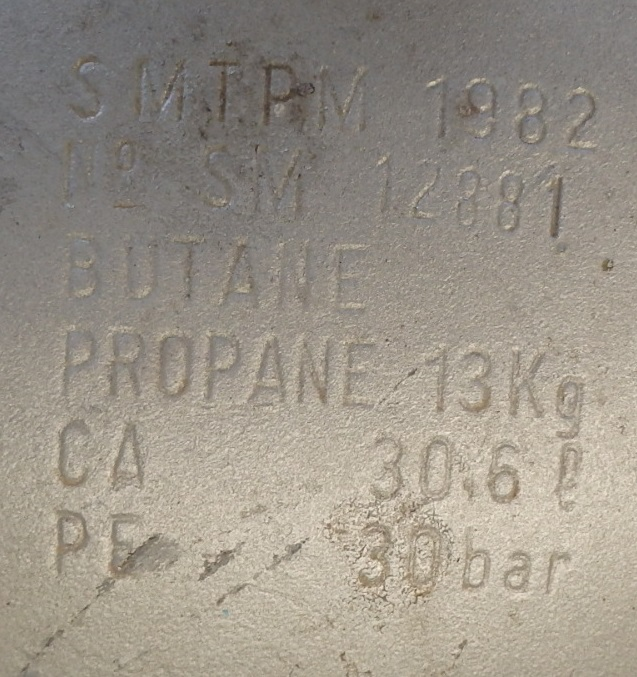
#> input picture test/ocr/P6240640.JPG, 637 x 677 px, found by its file name
$ jupyter execute --allow-errors teseract.ipynb
#> lines starting #> are read from the running program, lines starting #| are printed output that depends on the picture; after the words box and inside, x2 and y2 are one past the last pixel; in counts of white or black regions, pixels touching at a corner belong together
[cell 1]
import cv2
import pytesseract
from PIL import Image

def preprocess_image(image_path):
    img = cv2.imread(image_path)
#> img is the input picture: shape (677, 637, 3); mean B, G, R 136.4, 147.4, 154.5
    gray_img = cv2.cvtColor(img, cv2.COLOR_BGR2GRAY) #grayscale
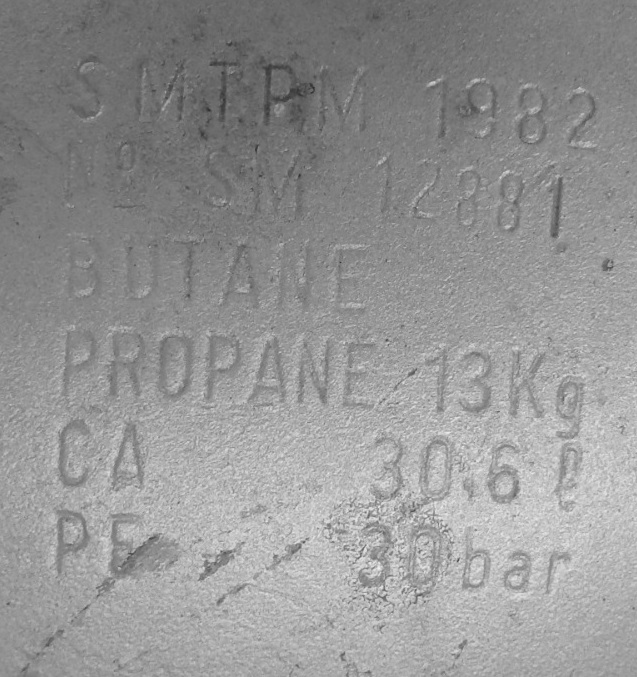
#> gray_img: shape (677, 637); min 46, max 241, mean 148.3
    _, thresh_img = cv2.threshold(gray_img, 128, 255, cv2.THRESH_BINARY | cv2.THRESH_OTSU)
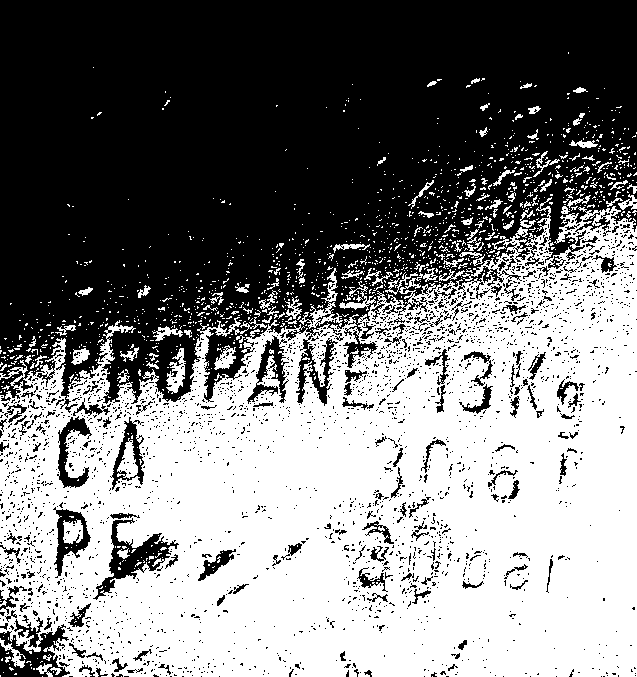
#> thresh_img: shape (677, 637); 49.4% white; 1366 white regions (1258 under 20 px), largest, box (x1, y1, x2, y2) and area: (0, 197, 637, 677) 200586, (299, 268, 343, 329) 570, (166, 348, 186, 394) 450
    kernel = cv2.getStructuringElement(cv2.MORPH_RECT, (3, 3))
    dilated_img = cv2.dilate(thresh_img, kernel, iterations=1)
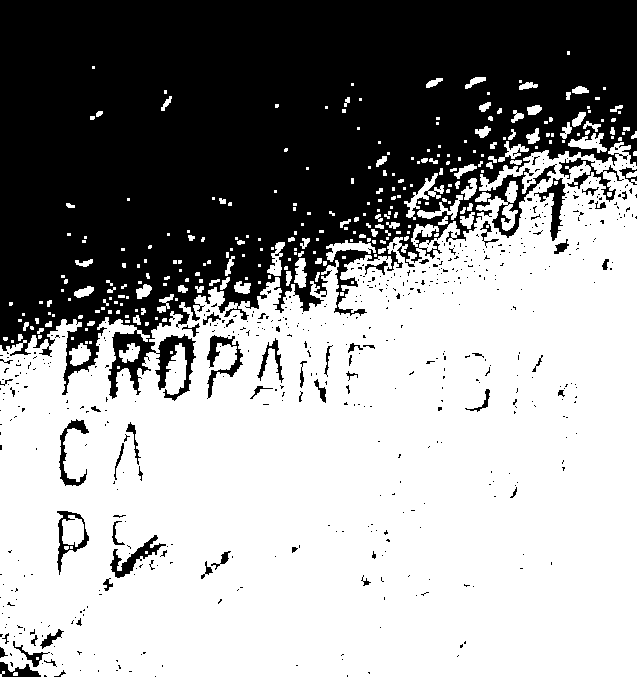
#> dilated_img: shape (677, 637); 60.3% white; 570 black regions (510 under 20 px), largest, box (x1, y1, x2, y2) and area: (0, 0, 637, 401) 162403, (207, 335, 243, 399) 671, (110, 535, 166, 578) 647

    return dilated_img

[cell 2]
def recognize_text(image):
    pil_img = Image.fromarray(cv2.cvtColor(image, cv2.COLOR_BGR2RGB))
    text = pytesseract.image_to_string(pil_img)

    return text.strip()

[cell 3]
image_path = '/home/cloud/Images/phoenix/test/ocr/P6240640.JPG'
processed_image = preprocess_image(image_path)
#> (the rest of this cell did not finish here and is left out)

[cell 4]
import cv2
import pytesseract

# Load the image
img = cv2.imread('/home/cloud/Images/phoenix/test/ocr/P6240640.JPG')

# Convert to grayscale
gray = cv2.cvtColor(img, cv2.COLOR_BGR2GRAY)

# Apply thresholding to isolate the object
ret, thresh = cv2.threshold(gray, 100, 255, cv2.THRESH_BINARY_INV)
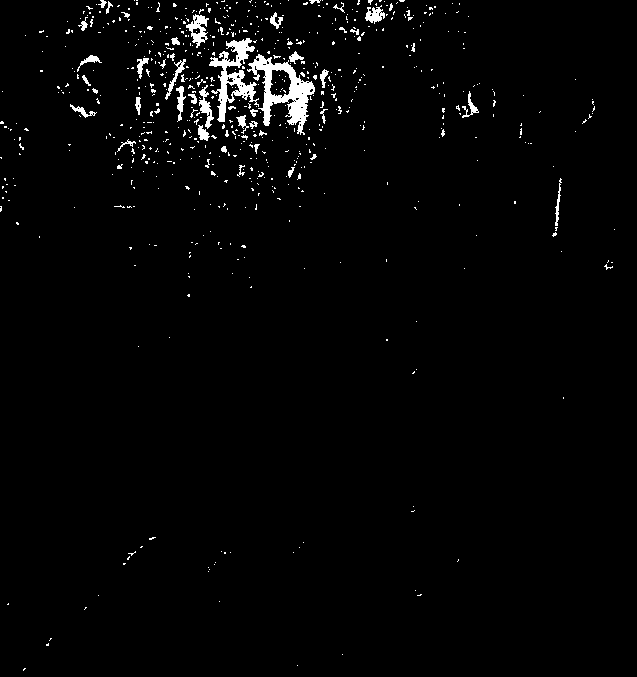
#> thresh: shape (677, 637); 2.1% white; 687 white regions (639 under 20 px)

# Find contours of the object
contours, hierarchy = cv2.findContours(thresh, cv2.RETR_TREE, cv2.CHAIN_APPROX_SIMPLE)
#> contours = 751 contours, 718 with area under 20; largest, box (x1, y1, x2, y2) and area: (247, 54, 315, 135) 2206, (209, 38, 259, 122) 1342, (269, 69, 292, 98) 480, (186, 14, 209, 48) 344, (199, 85, 214, 129) 203

# Select the largest contour as the object of interest
contour_sizes = [(cv2.contourArea(cnt), cnt) for cnt in contours]
#> contour_sizes = 751 items
largest_contour = max(contour_sizes, key=lambda x: x[0])[1]
#> largest_contour = contour of 288 points, box (x1, y1, x2, y2) (247, 54, 315, 135), area 2206

# Extract the region of interest from the image
x, y, w, h = cv2.boundingRect(largest_contour)
#> x = 247; y = 54; w = 68; h = 81
roi = img[y:y+h, x:x+w]
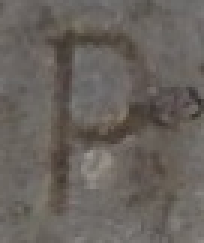
#> roi: shape (81, 68, 3) (shown 3 times larger); mean B, G, R 93.5, 98.7, 104.6

# Preprocess the ROI for OCR
gray_roi = cv2.cvtColor(roi, cv2.COLOR_BGR2GRAY)
gray_roi = cv2.medianBlur(gray_roi, 3)

# Perform OCR using pytesseract
#> (the rest of this cell did not finish here and is left out)

[cell 5]
import cv2
import pytesseract
from PIL import Image
import os

def preprocess_image(image_path):
    image = cv2.imread(image_path)
    gray_image = cv2.cvtColor(image, cv2.COLOR_BGR2GRAY)
    _, threshold_image = cv2.threshold(gray_image, 0, 255, cv2.THRESH_BINARY_INV | cv2.THRESH_OTSU)
    return threshold_image

def extract_text_from_image(image_path):
    preprocessed_image = preprocess_image(image_path)
    text = pytesseract.image_to_string(preprocessed_image)
    return text

[cell 6]
image_path = '/home/cloud/Images/phoenix/test/ocr/P6240640.JPG'
processed_image = preprocess_image(image_path)
#> (the rest of this cell did not finish here and is left out)

print(f"Recognized text: {text}")

[cell 7]
import cv2
import pytesseract
from PIL import Image
import os

def preprocess_image(image_path):
    image = cv2.imread(image_path)
    gray_image = cv2.cvtColor(image, cv2.COLOR_BGR2GRAY)
    _, threshold_image = cv2.threshold(gray_image, 0, 255, cv2.THRESH_BINARY_INV | cv2.THRESH_OTSU)
    return threshold_image

def extract_text_from_image(image_path):
    preprocessed_image = preprocess_image(image_path)
    text = pytesseract.image_to_string(preprocessed_image)
    return text

def main():
    image_paths = [
        '/home/cloud/Images/phoenix/test/ocr/P6240640.JPG',
        '/home/cloud/Images/phoenix/test/ocr/ocr.jpg',
        #'/home/cloud/Documents/phoenix/Capture d’écran du 2023-03-22 14-04-08.png',
    ]

    for image_path in image_paths:
        if not os.path.exists(image_path):
            print(f"{image_path} does not exist.")
            continue

        extracted_text = extract_text_from_image(image_path)
        print(f"Extracted text from {image_path}:|\n{extracted_text}\n|")

if __name__ == "__main__":
    main()
#> (the call stopped at in extract_text_from_image, `text = pytesseract.image_to_string(preprocessed_image)`: pytesseract is not available in this run)

$ run again, with test/ocr/frame.jpg copied over test/ocr/P6240640.JPG
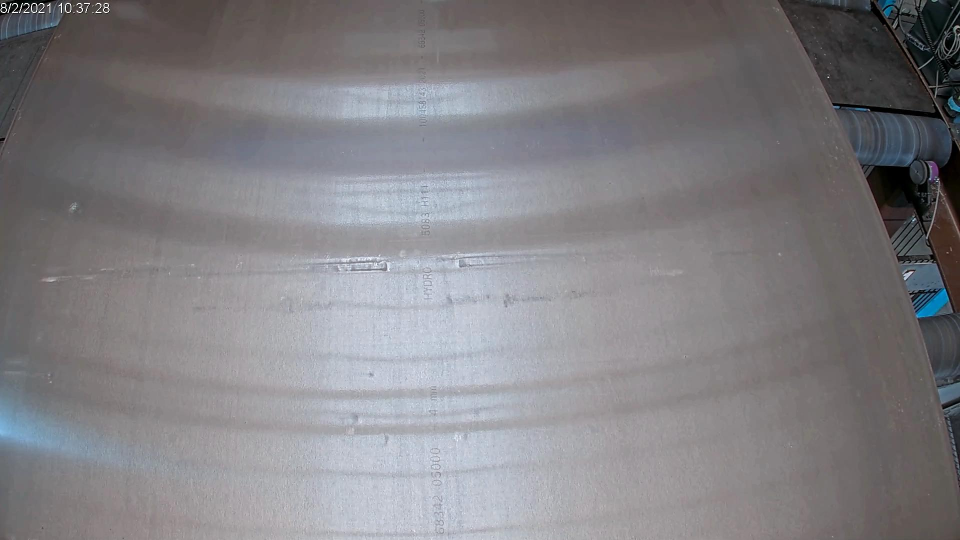
#> input picture test/ocr/frame.jpg, 1920 x 1080 px, found by its file name (shown at 1/2 size)
#> in preprocess_image, img is the input picture: shape (1080, 1920, 3); mean B, G, R 131.3, 127.7, 129.3
#> in preprocess_image, `_, thresh_img = cv2.threshold(gray_img, 128, 255, cv2.THRESH_BINARY | ..`:
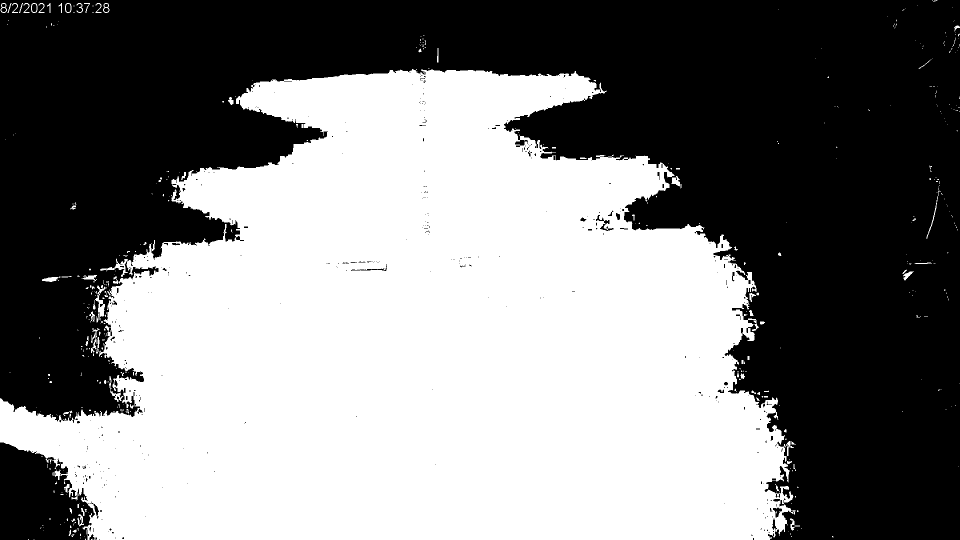
#> thresh_img: shape (1080, 1920) (shown at 1/2 size); 50.2% white; 409 black regions (361 under 20 px), largest, box (x1, y1, x2, y2) and area: (0, 0, 1920, 1080) 1002184, (0, 885, 190, 1080) 26453, (1192, 430, 1227, 462) 276
#> dilated_img: shape (1080, 1920); 51.4% white; 141 black regions (108 under 20 px), largest, box (x1, y1, x2, y2) and area: (0, 0, 1920, 1080) 980840, (0, 886, 188, 1080) 24255, (246, 535, 316, 556) 378
#> thresh: shape (1080, 1920); 25.4% white; 154 white regions (118 under 20 px)
#> contours = 963 contours, 735 with area under 20; largest, box (x1, y1, x2, y2) and area: (869, 0, 1920, 1080) 369274, (0, 0, 747, 664) 164534, (1803, 529, 1863, 586) 1124, (1754, 450, 1795, 553) 654, (1699, 638, 1729, 684) 612
#> contour_sizes = 963 items, first 6: (0, [[1665, 1079]]), (0, [[1666, 1076]]), (0, [[247, 1076]]), (0, [[1670, 1072]]), (1, [[1667, 1072], [1667, 1073], [1668, 1074], [1668, 1073]]), (0, [[1698, 1064], [1698, 1071]])
#> largest_contour = contour of 1616 points, box (x1, y1, x2, y2) (869, 0, 1920, 1080), area 369274
#> x = 869; y = 0; w = 1051; h = 1080
#> `roi = img[y:y+h, x:x+w]`:
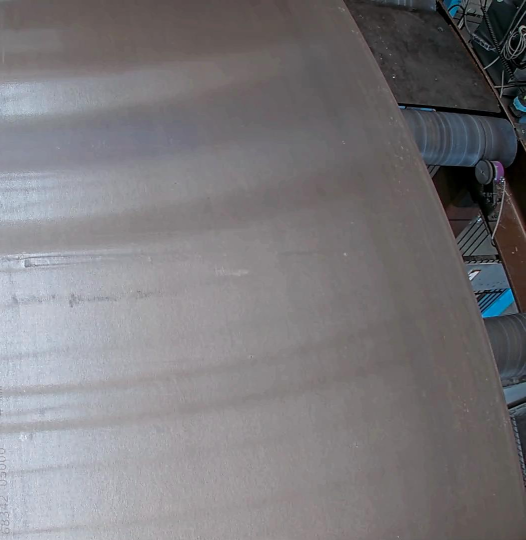
#> roi: shape (1080, 1051, 3) (shown at 1/2 size); mean B, G, R 123.6, 120.7, 122.8
